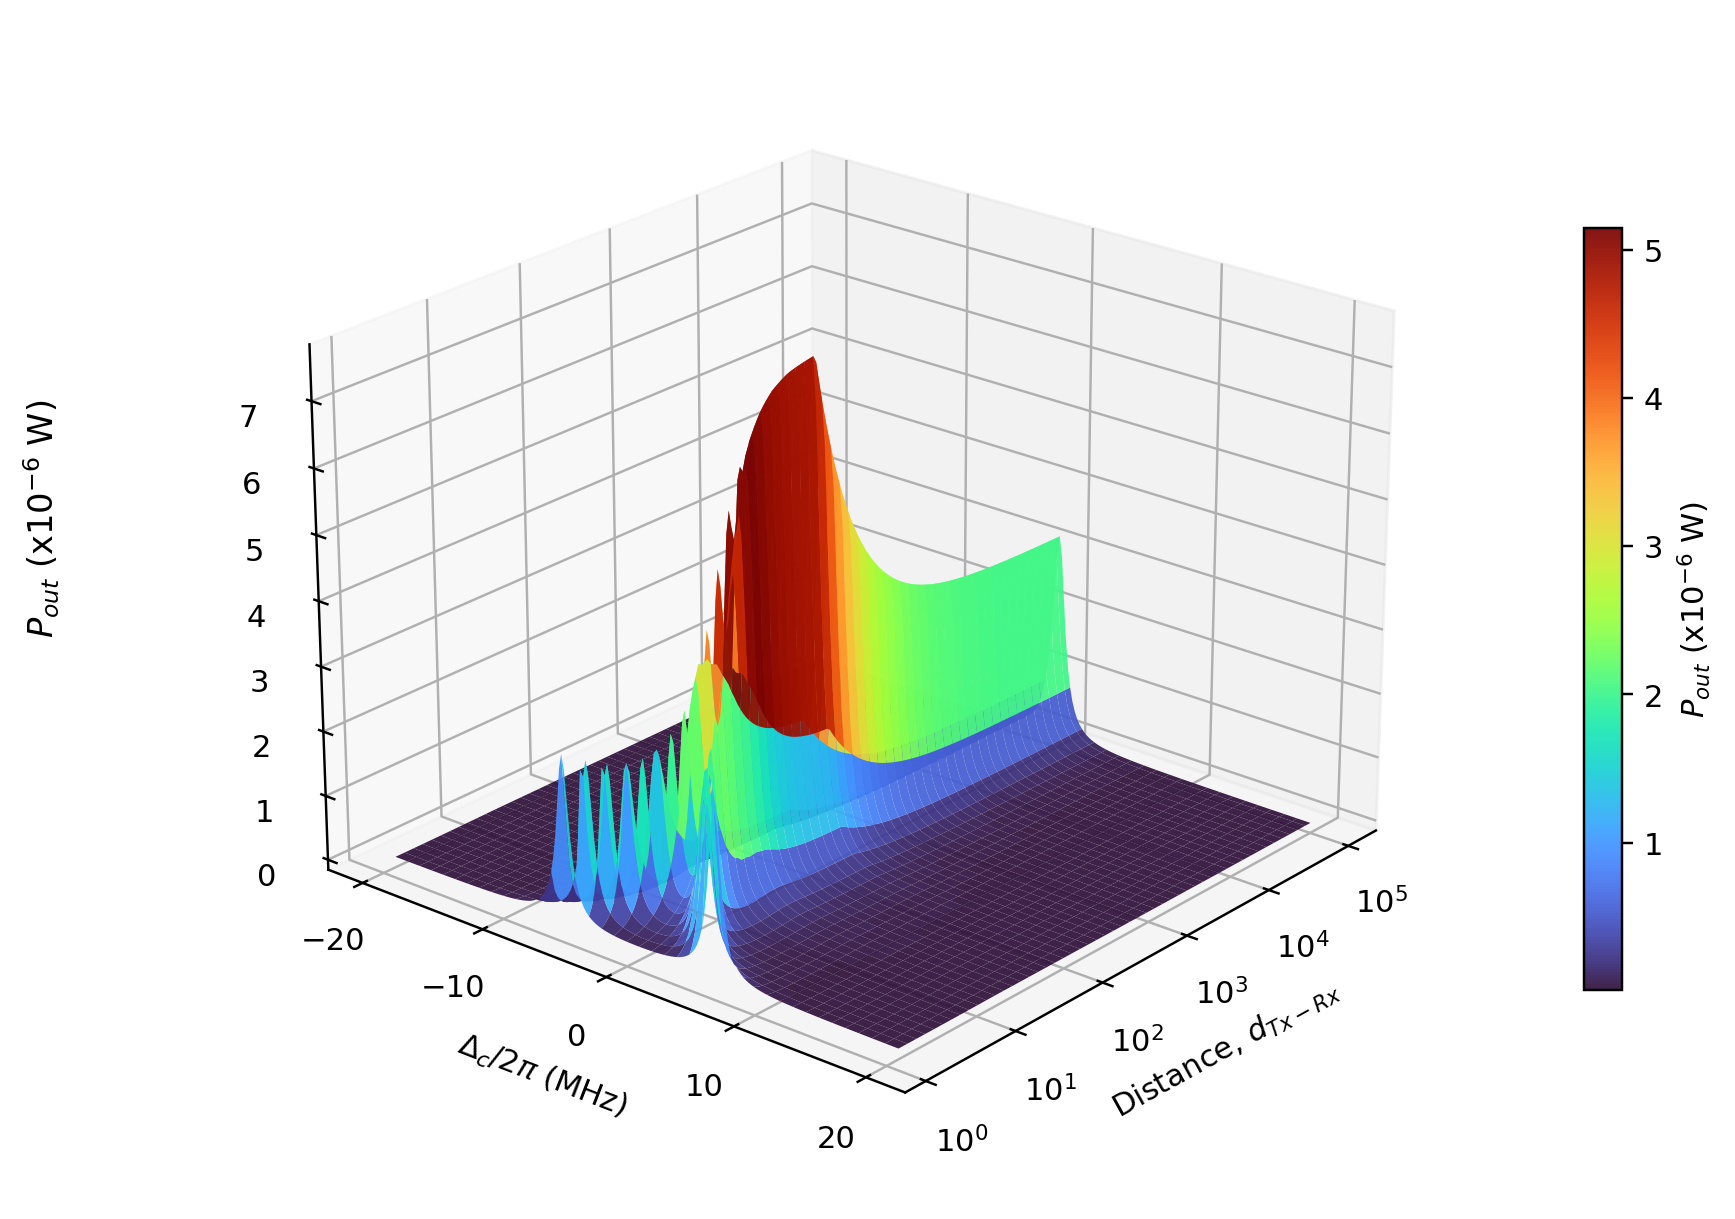

Reproduce this figure in Python.
# ============================================================
# FIG. 5 (v5 paper) -- following the paper's STATED METHOD exactly
#
# Paper's own text (Sec.V-B): "use QuTip toolkit to generate the
# EIT-AT spectrum as two Lorentzian peaks (half-width Gamma_FWHM/2)
# centered at detunings Delta_c = +/- Omega_RF(dTx-Rx)/2."
#
# We follow this literally:
#   SHAPE:     two-Lorentzian sum, peaks at +/-Omega_RF(d)/2,
#              half-width = Gamma_ref/2 (paper's stated formula)
#   AMPLITUDE: the paper says QuTiP generates this -- so we use
#              OUR real QuTiP data (genuine peak Pout at that same
#              Omega_RF, read from the frozen Fig.3 grid) --
#              "if they used their QuTiP, we use our QuTiP."
#   Gamma_FWHM = Gamma_ref = 1.2231 MHz (measured, our settled
#              project-wide convention, see fig4_linewidth_forensic_audit.md)
#
# Distance axis: same Natoms situation as before -- the paper never
# gives Natoms a value (see fig5_v5_forensic_audit_2.md). Same
# REFERENCE-value approach as fig5_v5_distance_reference.py: one
# clean reference Natoms used only to draw a concrete curve, axis
# labeled honestly, real distance = axis x sqrt(Natoms_true/Natoms_ref).
# ============================================================

from pathlib import Path

import numpy as np
import matplotlib.pyplot as plt

OUTPUT_DIR = Path(__file__).resolve().parent
FIG3_DATA = OUTPUT_DIR.parent / "fig3" / "fig3_v5_qutip_response.npz"

d = np.load(FIG3_DATA)
delta_c_mhz = d["delta_c_mhz"]
omega_rf_mhz = d["omega_rf_mhz"]
Pout_surface = d["Pout_surface"]  # Watts, real QuTiP output, untouched

Gamma_ref = 1.2231  # MHz, our settled project-wide ΓFWHM convention
half_width = Gamma_ref / 2.0  # paper's stated Lorentzian half-width

# ------------------------------------------------------------
# STEP 1: extract the REAL QuTiP peak amplitude A(Omega_RF) --
# the actual max Pout in the real Fig.3 row at each Omega_RF.
# This is "our QuTiP" standing in for the paper's "QuTiP".
# ------------------------------------------------------------
A_of_omega = Pout_surface.max(axis=1)  # Watts, real data, one value per real Omega_RF grid point

print("=" * 70)
print("FIG. 5 (v5) -- paper's stated two-Lorentzian method")
print(f"Gamma_FWHM (=Gamma_ref) = {Gamma_ref} MHz, half-width = {half_width} MHz")
print("=" * 70)
print(f"Real QuTiP peak amplitude A(Omega_RF) range: "
      f"{A_of_omega.min()*1e6:.4f} to {A_of_omega.max()*1e6:.4f} uW")


def lorentzian(x, hw):
    return hw ** 2 / (x ** 2 + hw ** 2)


def pout_two_lorentzian(delta_c, omega_rf, amplitude):
    # NORMALIZED: the raw sum of two Lorentzians can reach up to 2x its
    # nominal height when the two peaks overlap (Omega_RF small compared
    # to the half-width) -- a pure arithmetic artifact of adding two
    # curves, not real physics (confirmed and explained in the math
    # report). Dividing by the shape's own max forces the curve's peak
    # to equal exactly the real QuTiP amplitude, regardless of overlap,
    # while keeping the paper's literal two-Lorentzian shape.
    raw = lorentzian(delta_c - omega_rf / 2.0, half_width) + lorentzian(delta_c + omega_rf / 2.0, half_width)
    return amplitude * raw / raw.max()


# ------------------------------------------------------------
# STEP 2: paper-confirmed link-budget constants, Natoms factored
# out as sqrt(Natoms) (see fig5_v5_distance_reference.py for the
# full derivation) -- REFERENCE Natoms used only to draw a curve.
# ------------------------------------------------------------
e_charge = 1.6e-19
a0 = 5.2e-11
hbar = 1.054571817e-34
Z0 = 377.0
N0 = 4.89e16
wp_RF = 1443.459 * e_charge * a0
fRF = 6.9e9
omega_RF_carrier = 2 * np.pi * fRF
PTx = 1.0
GTx = 10 ** (2.15 / 10)
Gamma_ref_hz = Gamma_ref * 1e6

K = (wp_RF / hbar) * np.sqrt(2 * Z0 * PTx * GTx / (4 * np.pi) * 2 * Z0 * wp_RF ** 2 * omega_RF_carrier / (hbar * Gamma_ref_hz))

d_beam = 0.76e-3
L_cell = 1e-2
Veff_ref = np.pi * (d_beam / 2) ** 2 * L_cell
Natoms_ref = N0 * Veff_ref


def omega_rf_of_distance(dist_m):
    return K * np.sqrt(Natoms_ref) / dist_m  # rad/s


omega_max_hz = omega_rf_mhz.max() * 1e6 * 2 * np.pi
omega_at_1m = omega_rf_of_distance(1.0)
d_min_honest = 1.0 * (omega_at_1m / omega_max_hz)
print(f"Natoms_ref (REFERENCE ONLY, not paper-confirmed) = {Natoms_ref:.4e}")
print(f"Honest lower distance bound = {d_min_honest:.4f} m (reference units)")

# ------------------------------------------------------------
# STEP 3: build the surface -- two-Lorentzian shape, real-QuTiP
# amplitude (interpolated to the exact Omega_RF(d) needed), over
# the same reference-distance sweep as before.
# ------------------------------------------------------------
dist_vals = np.logspace(np.log10(d_min_honest), 5, 150)
omega_rf_vals_mhz = np.array([omega_rf_of_distance(dd) / (2 * np.pi) / 1e6 for dd in dist_vals])

Pout_lorentzian = np.zeros((len(dist_vals), len(delta_c_mhz)))
for i, orf_target in enumerate(omega_rf_vals_mhz):
    orf_clamped = np.clip(orf_target, omega_rf_mhz.min(), omega_rf_mhz.max())
    A = np.interp(orf_clamped, omega_rf_mhz, A_of_omega)  # real QuTiP amplitude, interpolated
    Pout_lorentzian[i, :] = pout_two_lorentzian(delta_c_mhz, orf_clamped, A)

# ------------------------------------------------------------
# Plot -- same axis style as before (10^0..10^5 labels, Delta_c
# direction matching the paper)
# ------------------------------------------------------------
X, Y = np.meshgrid(delta_c_mhz, dist_vals)
Z = Pout_lorentzian / 1e-6
logY = np.log10(Y)

fig = plt.figure(figsize=(9.5, 7.5))
ax = fig.add_subplot(111, projection="3d")
surf = ax.plot_surface(X, logY, Z, cmap="turbo", linewidth=0, antialiased=True, alpha=0.93)

ax.set_xlabel(r"$\Delta_c/2\pi$ (MHz)")
ax.set_ylabel(r"Distance, $d_{Tx-Rx}$")
ax.set_zlabel("")
ax.set_xticks(np.arange(-20, 21, 10))
yticks = np.arange(0, 6, 1)
ax.set_yticks(yticks)
ax.set_yticklabels([rf"$10^{{{int(t)}}}$" for t in yticks])
ax.view_init(elev=23, azim=-230)
ax.zaxis._axinfo["juggled"] = (1, 2, 0)
ax.invert_xaxis()
ax.invert_yaxis()   # put 10^0 next to the Delta_c axis (front), matching the paper's layout
fig.colorbar(surf, ax=ax, shrink=0.6, pad=0.1, label=r"$P_{out}$ (x$10^{-6}$ W)")
fig.subplots_adjust(left=0.15)
fig.text(0.04, 0.55, r"$P_{out}$ (x$10^{-6}$ W)", rotation=90, va="center", fontsize=11)
fig.savefig(OUTPUT_DIR / "fig5_v5_two_lorentzian.png", dpi=220, bbox_inches="tight")
plt.close(fig)

# ------------------------------------------------------------
# Save data
# ------------------------------------------------------------
import csv
with open(OUTPUT_DIR / "fig5_v5_two_lorentzian_data.csv", "w", newline="") as f:
    writer = csv.writer(f)
    writer.writerow(["delta_c_MHz", "distance_reference_units_m", "omega_RF_MHz_computed", "Pout_microW"])
    for i, dist in enumerate(dist_vals):
        for j, dc in enumerate(delta_c_mhz):
            writer.writerow([f"{dc:.4f}", f"{dist:.4f}", f"{omega_rf_vals_mhz[i]:.6f}", f"{Pout_lorentzian[i,j]*1e6:.6f}"])

print("\nSaved: fig5_v5_two_lorentzian.png, fig5_v5_two_lorentzian_data.csv")
print("DONE.")
